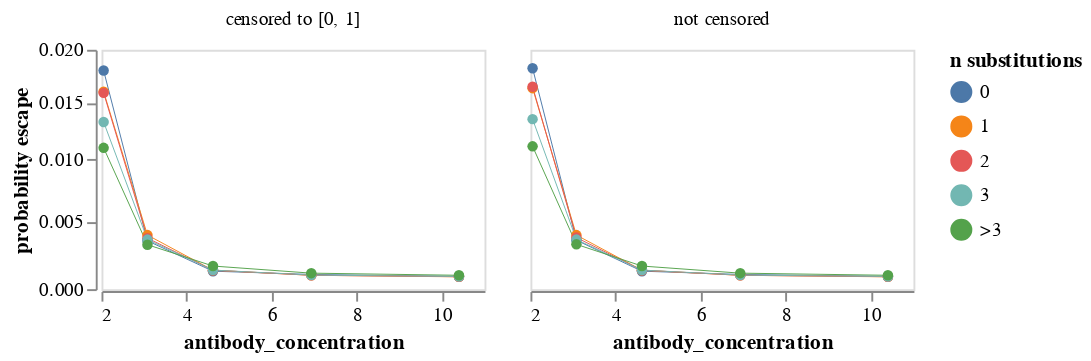

Write notebook code for a chart like this one.
### Code cell
plot_avg_escape(prob_escape_libB_old_filtered)

### Figure 1 — Vega-Lite specification as saved in the notebook (floating-point values rounded to 4 significant figures)
{"config": {"view": {"continuousWidth": 400, "continuousHeight": 300}, "axis": {"grid": false}}, "data": {"name": "data-dcf0dd14a03d81b1f6a0a56bb57e6474"}, "mark": {"type": "line", "point": true, "size": 0.5}, "encoding": {"color": {"field": "n_subs", "title": "n substitutions", "type": "nominal"}, "column": {"field": "censored", "title": null, "type": "nominal"}, "tooltip": [{"field": "antibody_concentration", "format": ".3g", "type": "quantitative"}, {"field": "n_subs", "type": "nominal"}, {"field": "censored", "type": "nominal"}, {"field": "probability escape", "format": ".3g", "type": "quantitative"}], "x": {"field": "antibody_concentration", "type": "quantitative"}, "y": {"field": "probability escape", "scale": {"constant": 0.05, "type": "symlog"}, "type": "quantitative"}}, "height": 125, "width": 200, "$schema": "https://vega.github.io/schema/vega-lite/v5.2.0.json", "datasets": {"data-dcf0dd14a03d81b1f6a0a56bb57e6474": [{"antibody_concentration": 2.05, "n_subs": "0", "censored": "censored to [0, 1]", "probability escape": 0.01799}, {"antibody_concentration": 2.05, "n_subs": "1", "censored": "censored to [0, 1]", "probability escape": 0.016}, {"antibody_concentration": 2.05, "n_subs": "2", "censored": "censored to [0, 1]", "probability escape": 0.01589}, {"antibody_concentration": 2.05, "n_subs": "3", "censored": "censored to [0, 1]", "probability escape": 0.01325}, {"antibody_concentration": 2.05, "n_subs": ">3", "censored": "censored to [0, 1]", "probability escape": 0.01099}, {"antibody_concentration": 3.08, "n_subs": "0", "censored": "censored to [0, 1]", "probability escape": 0.003516}, {"antibody_concentration": 3.08, "n_subs": "1", "censored": "censored to [0, 1]", "probability escape": 0.003949}, {"antibody_concentration": 3.08, "n_subs": "2", "censored": "censored to [0, 1]", "probability escape": 0.003716}, {"antibody_concentration": 3.08, "n_subs": "3", "censored": "censored to [0, 1]", "probability escape": 0.003609}, {"antibody_concentration": 3.08, "n_subs": ">3", "censored": "censored to [0, 1]", "probability escape": 0.003225}, {"antibody_concentration": 4.62, "n_subs": "0", "censored": "censored to [0, 1]", "probability escape": 0.00128}, {"antibody_concentration": 4.62, "n_subs": "1", "censored": "censored to [0, 1]", "probability escape": 0.001348}, {"antibody_concentration": 4.62, "n_subs": "2", "censored": "censored to [0, 1]", "probability escape": 0.001351}, {"antibody_concentration": 4.62, "n_subs": "3", "censored": "censored to [0, 1]", "probability escape": 0.001361}, {"antibody_concentration": 4.62, "n_subs": ">3", "censored": "censored to [0, 1]", "probability escape": 0.001653}, {"antibody_concentration": 6.93, "n_subs": "0", "censored": "censored to [0, 1]", "probability escape": 0.001044}, {"antibody_concentration": 6.93, "n_subs": "1", "censored": "censored to [0, 1]", "probability escape": 0.0009869}, {"antibody_concentration": 6.93, "n_subs": "2", "censored": "censored to [0, 1]", "probability escape": 0.0009847}, {"antibody_concentration": 6.93, "n_subs": "3", "censored": "censored to [0, 1]", "probability escape": 0.0009977}, {"antibody_concentration": 6.93, "n_subs": ">3", "censored": "censored to [0, 1]", "probability escape": 0.001139}, {"antibody_concentration": 10.4, "n_subs": "0", "censored": "censored to [0, 1]", "probability escape": 0.0009056}, {"antibody_concentration": 10.4, "n_subs": "1", "censored": "censored to [0, 1]", "probability escape": 0.0008739}, {"antibody_concentration": 10.4, "n_subs": "2", "censored": "censored to [0, 1]", "probability escape": 0.0008851}, {"antibody_concentration": 10.4, "n_subs": "3", "censored": "censored to [0, 1]", "probability escape": 0.0008999}, {"antibody_concentration": 10.4, "n_subs": ">3", "censored": "censored to [0, 1]", "probability escape": 0.0009861}, {"antibody_concentration": 2.05, "n_subs": "0", "censored": "not censored", "probability escape": 0.0182}, {"antibody_concentration": 2.05, "n_subs": "1", "censored": "not censored", "probability escape": 0.01632}, {"antibody_concentration": 2.05, "n_subs": "2", "censored": "not censored", "probability escape": 0.01646}, {"antibody_concentration": 2.05, "n_subs": "3", "censored": "not censored", "probability escape": 0.0135}, {"antibody_concentration": 2.05, "n_subs": ">3", "censored": "not censored", "probability escape": 0.01112}, {"antibody_concentration": 3.08, "n_subs": "0", "censored": "not censored", "probability escape": 0.00356}, {"antibody_concentration": 3.08, "n_subs": "1", "censored": "not censored", "probability escape": 0.003949}, {"antibody_concentration": 3.08, "n_subs": "2", "censored": "not censored", "probability escape": 0.003763}, {"antibody_concentration": 3.08, "n_subs": "3", "censored": "not censored", "probability escape": 0.003609}, {"antibody_concentration": 3.08, "n_subs": ">3", "censored": "not censored", "probability escape": 0.003251}, {"antibody_concentration": 4.62, "n_subs": "0", "censored": "not censored", "probability escape": 0.00128}, {"antibody_concentration": 4.62, "n_subs": "1", "censored": "not censored", "probability escape": 0.001348}, {"antibody_concentration": 4.62, "n_subs": "2", "censored": "not censored", "probability escape": 0.001351}, {"antibody_concentration": 4.62, "n_subs": "3", "censored": "not censored", "probability escape": 0.001361}, {"antibody_concentration": 4.62, "n_subs": ">3", "censored": "not censored", "probability escape": 0.001653}, {"antibody_concentration": 6.93, "n_subs": "0", "censored": "not censored", "probability escape": 0.001044}, {"antibody_concentration": 6.93, "n_subs": "1", "censored": "not censored", "probability escape": 0.0009869}, {"antibody_concentration": 6.93, "n_subs": "2", "censored": "not censored", "probability escape": 0.0009847}, {"antibody_concentration": 6.93, "n_subs": "3", "censored": "not censored", "probability escape": 0.0009977}, {"antibody_concentration": 6.93, "n_subs": ">3", "censored": "not censored", "probability escape": 0.001139}, {"antibody_concentration": 10.4, "n_subs": "0", "censored": "not censored", "probability escape": 0.0009056}, {"antibody_concentration": 10.4, "n_subs": "1", "censored": "not censored", "probability escape": 0.0008739}, {"antibody_concentration": 10.4, "n_subs": "2", "censored": "not censored", "probability escape": 0.0008851}, {"antibody_concentration": 10.4, "n_subs": "3", "censored": "not censored", "probability escape": 0.0008999}, {"antibody_concentration": 10.4, "n_subs": ">3", "censored": "not censored", "probability escape": 0.0009861}]}}
